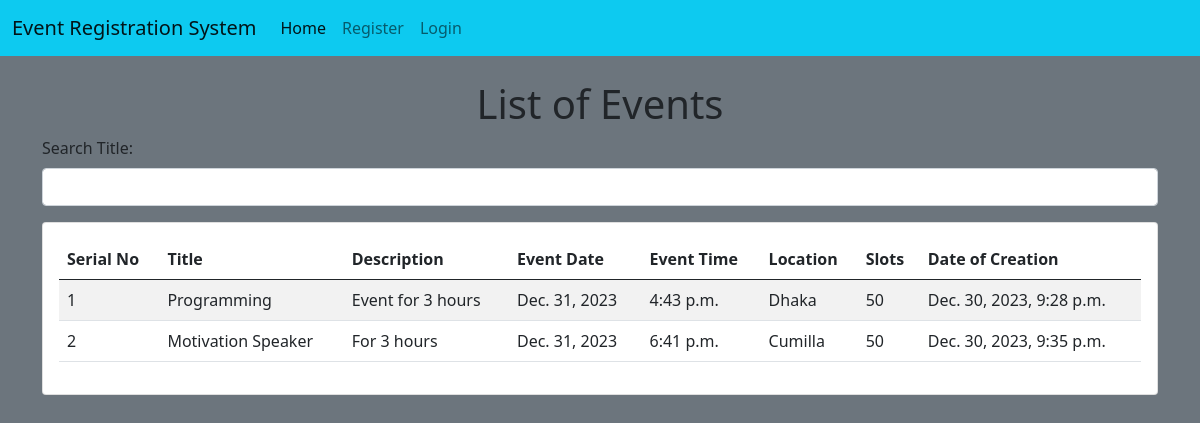
The app's page /, older data.
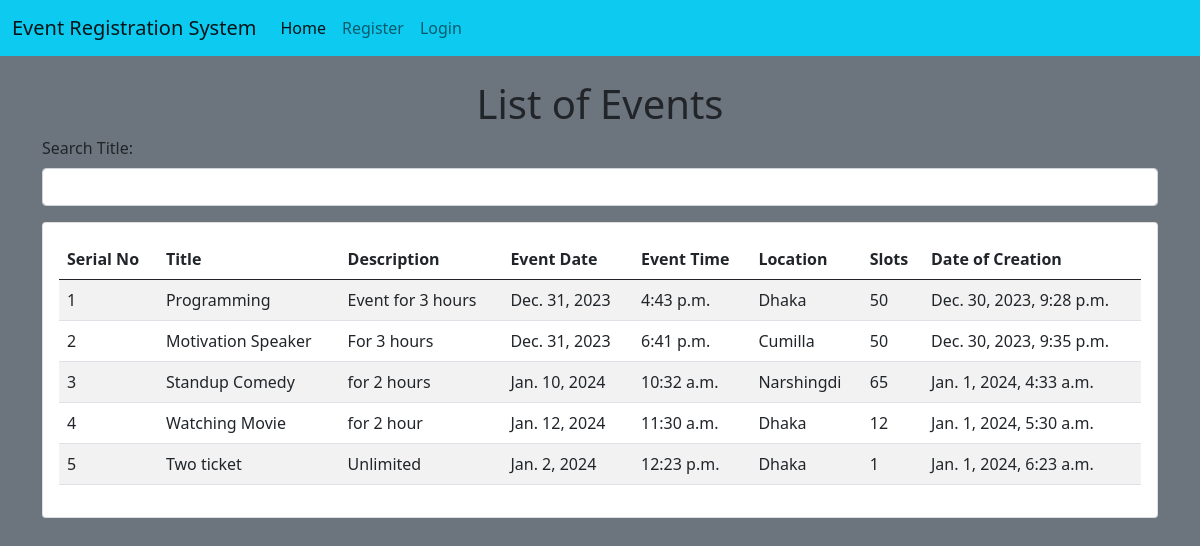
The same page, newer data.
### events/models.py (models this page shows)
class Event(models.Model):
    title = models.CharField(max_length=100)
    description = models.CharField(max_length=200)
    event_date = models.DateField()
    event_time = models.TimeField(max_length=150)
    location_name = models.CharField(max_length=150)
    slot = models.IntegerField()
    created_at = models.DateTimeField(auto_now_add=True)

### events/views.py (the view)
# urls.py: 2. Add a URL to urlpatterns:  path('', views.home, name='home')
def home(request):
    event = Event.objects.all().values()
    template = loader.get_template('dashboard.html')
    context = {
        "event": event,
    }
    return HttpResponse(template.render(context, request))

### events/templates/dashboard.html (shortened to what this page needs)
{% extends "master.html" %}
{% block content %}
{% include "navbar.html" %}
<h1 class="text-center mt-4">List of Events</h1>
<div class="container">
    <div class="mb-3">
        <label for="searchTitle" class="form-label">Search Title:</label>
        <input type="text" class="form-control" id="searchTitle">
    </div>
    <div class="row">
        <div class="col-md-12">
            <div class="card">
                <div class="card-body">
                    <table class="table table-striped">
                        <thead>
                            <tr>
                                <th>Serial No</th>
                                <th>Title</th>
                                <th>Description</th>
                                <th>Event Date</th>
                                <th>Event Time</th>
                                <th>Location</th>
                                <th>Slots</th>
                                <th>Date of Creation</th>
                            </tr>
                        </thead>
                        <tbody>
                            {% for e in event %}
                                <tr>
                                    <td>{{ forloop.counter }}</td>
                                    <td>{{ e.title }}</td>
                                    <td>{{ e.description }}</td>
                                    <td>{{ e.event_date }}</td>
                                    <td>{{ e.event_time }}</td>
                                    <td>{{ e.location_name }}</td>
                                    <td>{{ e.slot }}</td>
                                    <td>{{ e.created_at }}</td>
                                </tr>
                            {% endfor %}
                        </tbody>
                    </table>
                </div>
            </div>
        </div>
    </div>
</div>
{% endblock %}

### event_registration/templates/master.html (shortened to what this page needs)
<!doctype html>
<html lang="en">
  <head>
    <link href="https://cdn.jsdelivr.net/npm/bootstrap@5.0.2/dist/css/bootstrap.min.css" rel="stylesheet">
  </head>
  <body class="bg-secondary">
    {% block content %}
    {% endblock %}
  </body>
</html>

### events/templates/navbar.html (shortened to what this page needs)
<nav class="navbar navbar-expand-lg navbar-light bg-info">
    <div class="container-fluid">
      <a class="navbar-brand" href="/dashboard">Event Registration System</a>
      <div class="collapse navbar-collapse" id="navbarSupportedContent">
        <ul class="navbar-nav me-auto mb-2 mb-lg-0">
          <li class="nav-item">
            <a class="nav-link active" aria-current="page" href="/dashboard">Home</a>
          </li>
          {% if user.is_authenticated %}
            <li class="nav-item">
              <a class="nav-link" href="/members/logout_user/">Logout</a>
            </li>
          {% else %}
            <li class="nav-item">
              <a class="nav-link" href="/members/register_user/">Register</a>
            </li>
            <li class="nav-item">
                <a class="nav-link" href="/members/login_user/">Login</a>
            </li>
          {% endif %}
        </ul>
      </div>
    </div>
  </nav>

Row changes from the older to the newer data that the page shows:
added Event: title "Standup Comedy", description "for 2 hours", event_date "Jan. 10, 2024", event_time "10:32 a.m.", location_name "Narshingdi", slot "65", created_at "Jan. 1, 2024, 4:33 a.m."
added Event: title "Watching Movie", description "for 2 hour", event_date "Jan. 12, 2024", event_time "11:30 a.m.", location_name "Dhaka", slot "12", created_at "Jan. 1, 2024, 5:30 a.m."
added Event: title "Two ticket", description "Unlimited", event_date "Jan. 2, 2024", event_time "12:23 p.m.", location_name "Dhaka", slot "1", created_at "Jan. 1, 2024, 6:23 a.m."
